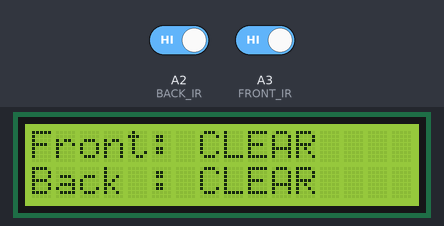
Recording of a sketch running on a simulated Arduino Uno, built with avr-gcc and run on an emulated ATmega328P. Shown: 16×2 character LCD. The test bench sets the inputs (shaded band); at power-on: A2 (BACK_IR) HIGH, A3 (FRONT_IR) HIGH.

Above: at 2.7 s.
2.8 s: A2 (BACK_IR) driven LOW
At 3.9 s:
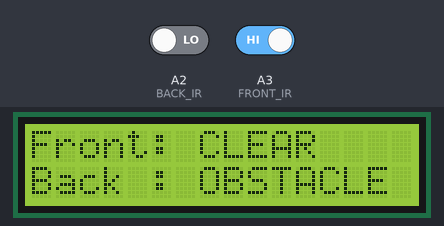
4.4 s: A3 (FRONT_IR) driven LOW
At 5.7 s:
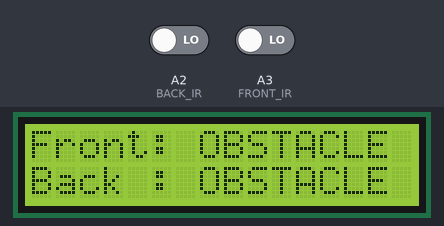
6.0 s: A2 (BACK_IR) driven HIGH
At 6.7 s:
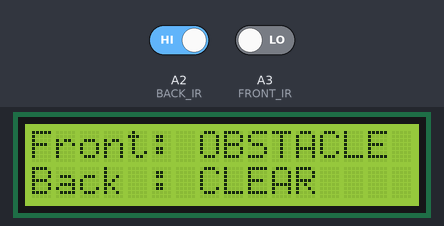
7.7 s: A3 (FRONT_IR) driven HIGH
At 8.8 s:
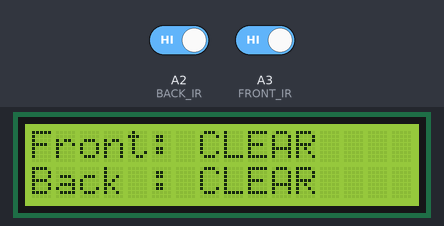
Timing chart, 0 to 10.4 s (numbered marks = the images above; inputs shaded):
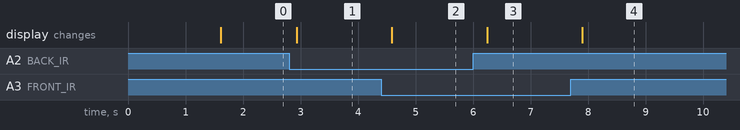

The sketch:

ir_sensor_testing.ino
```cpp
#include <Wire.h>
#include <LiquidCrystal_I2C.h>

#define FRONT_IR A3
#define BACK_IR  A2

LiquidCrystal_I2C lcd(0x27, 16, 2);

void setup() {
  pinMode(FRONT_IR, INPUT);
  pinMode(BACK_IR, INPUT);

  lcd.init();
  lcd.backlight();

  lcd.setCursor(0, 0);
  lcd.print("IR Sensor Test");
  delay(1500);
  lcd.clear();
}

void loop() {
  int frontStatus = digitalRead(FRONT_IR);
  int backStatus  = digitalRead(BACK_IR);

  // Front IR status
  lcd.setCursor(0, 0);
  if (frontStatus == LOW) {
    lcd.print("Front: OBSTACLE ");
  } else {
    lcd.print("Front: CLEAR    ");
  }

  // Back IR status
  lcd.setCursor(0, 1);
  if (backStatus == LOW) {
    lcd.print("Back : OBSTACLE ");
  } else {
    lcd.print("Back : CLEAR    ");
  }

  delay(300);
}
```

Measured:
- after the input at 2.8 s, the display: changes after 0.14 s (image 1)
- after the input at 4.4 s, the display: changes after 0.19 s (image 2)
- after the input at 6.0 s, the display: changes after 0.25 s (image 3)
- after the input at 7.7 s, the display: changes after 0.20 s (image 4)
